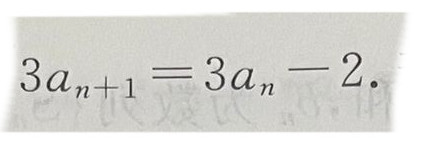
#> input picture img/text1-tex.jpg, 448 x 148 px
$ python tesseract-ocr-test.py
#> lines starting #> are read from the running program, lines starting #| are printed output that depends on the picture; after the words box and inside, x2 and y2 are one past the last pixel; in counts of white or black regions, pixels touching at a corner belong together
import cv2
import pytesseract

pytesseract.pytesseract.tesseract_cmd = r'C:\Program Files\Tesseract-OCR\tesseract.exe'  # Windows路径

image = cv2.imread('../../img/text1-tex.jpg')
#> image is the input picture: shape (148, 448, 3); mean B, G, R 216.5, 220.2, 220.6

# 图像预处理
gray = cv2.cvtColor(image, cv2.COLOR_BGR2GRAY)  # 转灰度
blur = cv2.GaussianBlur(gray, (5, 5), 0)  # 提取高斯核
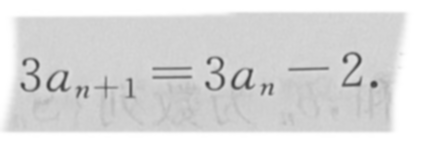
#> blur: shape (148, 448); min 64, max 255, mean 220
_, binary = cv2.threshold(blur, 160, 255, cv2.THRESH_BINARY_INV)  # 转二值
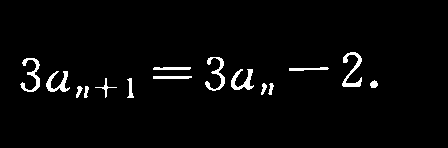
#> binary: shape (148, 448); 2.8% white; 15 white regions, largest, box (x1, y1, x2, y2) and area: (342, 52, 362, 87) 263, (20, 58, 40, 92) 236, (205, 57, 225, 91) 226

cv2.imshow("binary", binary)
cv2.waitKey(0)

#> (the run stopped early here; a loop or call above may not have finished)

$ run again, with img/text1-onequestion.jpg copied over img/text1-tex.jpg
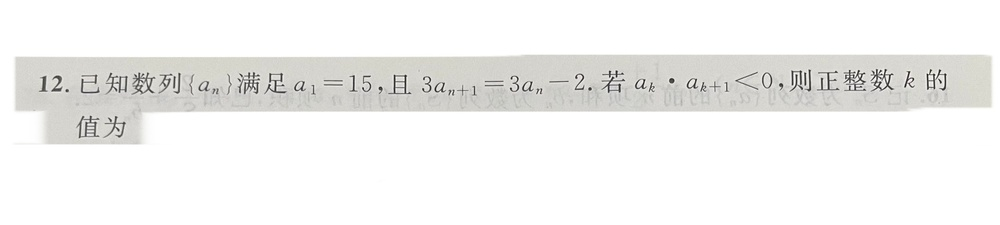
#> input picture img/text1-onequestion.jpg, 1000 x 225 px, shrunk from 2105 x 474 before the run
#> image is the input picture: shape (225, 1000, 3); mean B, G, R 240.6, 241.9, 242.1
#> `_, binary = cv2.threshold(blur, 160, 255, cv2.THRESH_BINARY_INV)`:
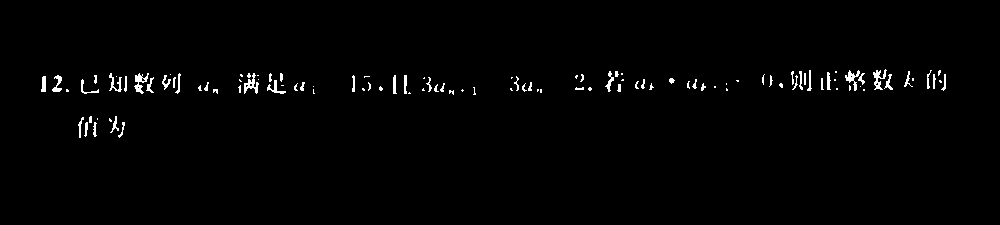
#> binary: shape (225, 1000); 1.3% white in thin lines or dots, all inside (x1, y1, x2, y2) = (41, 69, 946, 138)
